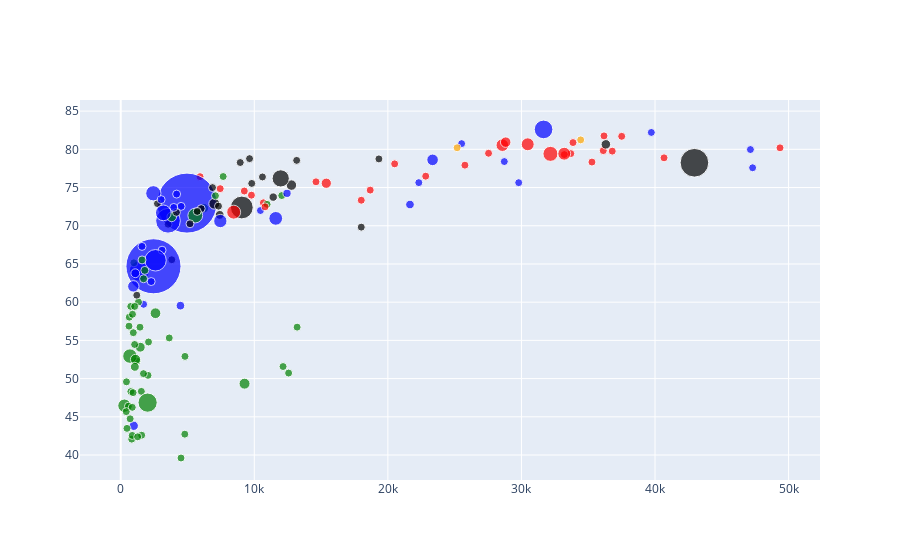

The notebook cell saved with this chart:
### Code cell
fig = go.Figure()

fig.add_trace(go.Scatter(x=df['gdpPercap'], y =df['lifeExp'], 
                         customdata = df[['country', 'pop']],
                                 mode='markers',
                                    marker=dict( 
                                    color=df['color'],
                                    size=df['pop'],  
                                    sizemode='area',
                                    sizeref=sizeref,
                                    sizemin=4),
                                    ))


fig.update_traces(
    hovertemplate="<br>".join([
        "Country: %{customdata[0]}",
        "GDP per capita: %{x}",
        "Life Expectancy: %{y}",
        "Population: %{customdata[1]}"])
    )

fig.update_traces(
    hovertemplate="<br>".join([
        "Country: %{customdata[0]}",
        "GDP per capita: %{x}",
        "Life Expectancy: %{y}",
        "Population: %{customdata[1]}",
    ])
)

fig.show()

### Figure 1 — Plotly figure (JSON) as saved in the notebook; plotly's stock layout.template omitted (floating-point values rounded to 4 significant figures; data arrays with more than 128 entries replaced by an {"elided": "..."} marker saying what was removed)
{"data": [{"customdata": {"elided": "142x2 mixed values"}, "hovertemplate": "Country: %{customdata[0]}<br>GDP per capita: %{x}<br>Life Expectancy: %{y}<br>Population: %{customdata[1]}", "marker": {"color": {"elided": "142 str values"}, "size": {"elided": "142 int values"}, "sizemin": 4, "sizemode": "area", "sizeref": 732600.0}, "mode": "markers", "type": "scatter", "x": {"elided": "142 float values"}, "y": {"elided": "142 float values"}}], "layout": {}}
